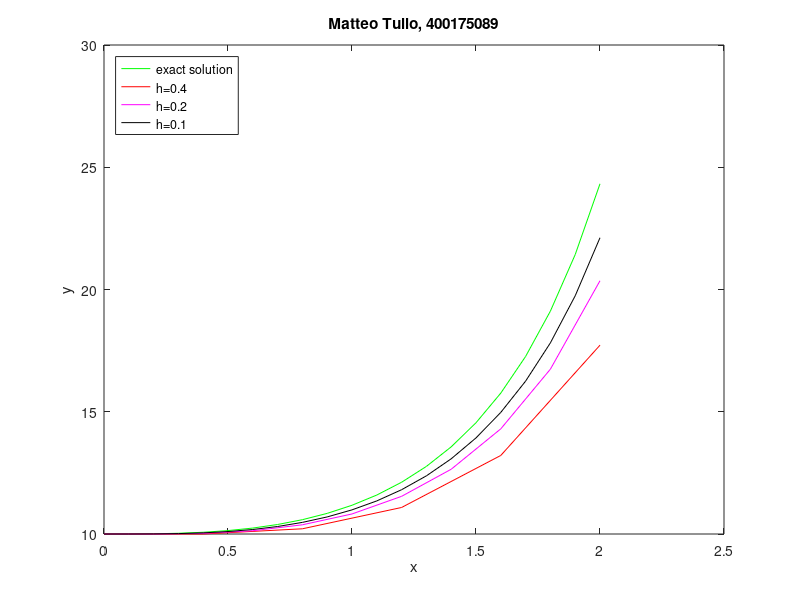

MATLAB code for this plot:
h = 0.4;
X = 2;
N = round(X/h);

x = zeros(1,N+1);
y = zeros(1,N+1);

x(1) = 0;
y(1) = 10;

for n = 1:N
    x(n+1) = x(n) + h;
    y(n+1) = y(n) + h*((1/3)*y(n)*(x(n))^2);
end

x1 = x;
y1 = y;

xExact = 0:0.1:2;
yExact = (10*exp((xExact.^3)/9));

h = 0.2;
N = round(X/h);

x = zeros(1,N+1);
y = zeros(1,N+1);

x(1) = 0;
y(1) = 10;

for n = 1:N
    x(n+1) = x(n) + h;
    y(n+1) = y(n) + h*((1/3)*y(n)*(x(n))^2);
end

x2 = x;
y2 = y;

h = 0.1;
N = round(X/h);

x = zeros(1,N+1);
y = zeros(1,N+1);

x(1) = 0;
y(1) = 10;

for n = 1:N
    x(n+1) = x(n) + h;
    y(n+1) = y(n) + h*((1/3)*y(n)*(x(n))^2);
end


plot(xExact,yExact,"g",x1,y1,"r",x2,y2,"m",x,y,"k");
title('Matteo Tullo, 400175089');
legend('exact solution','h=0.4','h=0.2',"h=0.1",...
       'Location','NorthWest');
xlabel('x'); ylabel('y');

